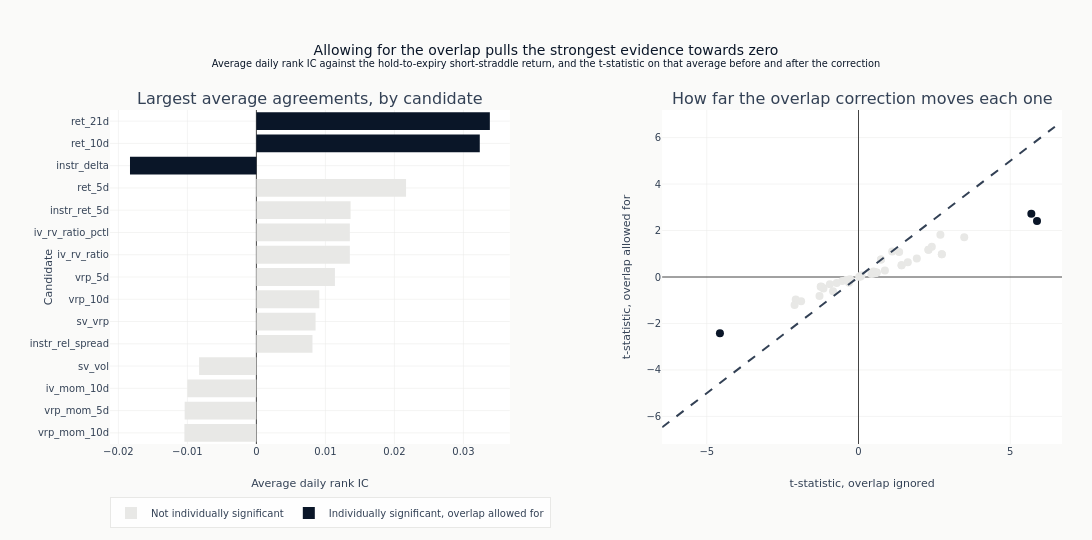

Source (notebook cell):
### Code cell
max_t = (
    max(
        float(eval_summary["naive_t"].abs().max() or 1.0),
        float(eval_summary["hac_t"].abs().max() or 1.0),
    )
    * 1.1
)
fig.add_trace(
    go.Scatter(
        x=[-max_t, max_t],
        y=[-max_t, max_t],
        mode="lines",
        line=dict(dash="dash", color=COLORS["neutral"]),
        showlegend=False,
    ),
    row=1,
    col=2,
)

fig.update_layout(
    template="ml4t",
    height=540,
    width=1100,
    title={
        "text": (
            "Allowing for the overlap pulls the strongest evidence towards zero"
            "<br><sup>Average daily rank IC against the hold-to-expiry short-straddle return, "
            "and the t-statistic on that average before and after the correction</sup>"
        )
    },
    margin=dict(l=110, r=30, t=110, b=60),
    legend=dict(orientation="h", y=-0.16, x=0),
)
fig.update_xaxes(title_text="Average daily rank IC", zeroline=True, row=1, col=1)
fig.update_xaxes(title_text="t-statistic, overlap ignored", row=1, col=2)
fig.update_yaxes(title_text="Candidate", row=1, col=1)
fig.update_yaxes(title_text="t-statistic, overlap allowed for", row=1, col=2)
show_plotly_with_alt(
    fig,
    "Two panels. On the left, a horizontal bar chart of the average daily rank IC by "
    "candidate, ordered by size, with only ret_21d, ret_10d and instr_delta shaded as "
    "individually significant once the overlap is allowed for and the other twelve left pale. "
    "On the right, a scatter of the t-statistic with the overlap ignored against the "
    "t-statistic with it allowed for, one point per candidate, with a dashed diagonal marking "
    "where the two would agree. Every point sits inside the diagonal, so each t-statistic "
    "shrinks towards zero; the three largest move the most, ret_21d from 6.0 to 2.4 and ret_10d "
    "from 5.7 to 2.7 on the positive side, instr_delta from -4.6 to -2.4 on the negative.",
)

### Figure 1 — Plotly figure (JSON) as saved in the notebook; plotly's stock layout.template omitted (floating-point values rounded to 4 significant figures)
{"data": [{"marker": {"color": "#e8e8e6"}, "name": "Not individually significant", "orientation": "h", "type": "bar", "x": [-0.01043, -0.01039, -0.01001, -0.008304, 0.008125, 0.008578, 0.009119, 0.01138, 0.01354, 0.01354, 0.01365, 0.02169], "xaxis": "x", "y": ["vrp_mom_10d", "vrp_mom_5d", "iv_mom_10d", "sv_vol", "instr_rel_spread", "sv_vrp", "vrp_10d", "vrp_5d", "iv_rv_ratio", "iv_rv_ratio_pctl", "instr_ret_5d", "ret_5d"], "yaxis": "y"}, {"marker": {"color": "#0a1628"}, "name": "Individually significant, overlap allowed for", "orientation": "h", "type": "bar", "x": [-0.01832, 0.03237, 0.03383], "xaxis": "x", "y": ["instr_delta", "ret_10d", "ret_21d"], "yaxis": "y"}, {"marker": {"color": "#e8e8e6", "size": 8}, "mode": "markers", "showlegend": false, "text": ["ret_5d", "instr_ret_5d", "iv_rv_ratio", "iv_rv_ratio_pctl", "vrp_5d", "vrp_mom_10d", "vrp_mom_5d", "iv_mom_10d", "vrp_10d", "sv_vrp", "sv_vol", "instr_rel_spread", "spread_pctl", "ret_1d", "rv_21d", "instr_dte", "dte_normalized", "vrp_21d", "vrp_21d_pctl", "rv_5d", "iv_atm_z_63", "iv_mom_5d", "instr_pct_of_S", "rv_10d", "instr_ret_1d", "put_iv", "iv_atm", "iv_atm_pctl", "call_iv", "rv_63d", "garch_vrp", "instr_theta", "garch_cond_vol", "iv_skew_atm", "instr_vega", "instr_gamma", "iv_mom_21d", "theta_vega_ratio", "rv_42d", "vrp_42d", "abs_net_delta", "instr_cost_mom_5d", "vrp_63d", "volume_zscore", "vrp_zscore_252", "iv_atm_z_252"], "type": "scatter", "x": [3.484, 2.698, 2.745, 2.745, 2.416, -2.068, -2.107, -1.891, 1.921, 1.624, -1.246, 2.304, 2.304, 1.34, -1.238, 0.7412, 0.7412, 1.419, 1.419, -1.205, -1.154, -1.285, 0.8688, -0.9441, 1.11, 0.6046, 0.5538, 0.5538, 0.5203, -0.5344, -0.7182, 0.5119, 0.5865, -0.8386, -0.3998, 0.4268, 0.5229, -0.3466, -0.3833, 0.4593, 0.4949, -0.3127, -0.2763, 0.09808, 0.06965, 0.02171], "xaxis": "x2", "y": [1.712, 1.823, 0.982, 0.982, 1.298, -0.9717, -1.207, -1.045, 0.7933, 0.6301, -0.4185, 1.178, 1.178, 1.08, -0.4056, 0.7574, 0.7574, 0.5111, 0.5111, -0.4321, -0.493, -0.8218, 0.2754, -0.3172, 1.1, 0.1919, 0.1756, 0.1756, 0.1648, -0.1748, -0.2582, 0.1568, 0.1938, -0.6131, -0.1258, 0.1316, 0.2115, -0.114, -0.1286, 0.1651, 0.2346, -0.2436, -0.09977, 0.07642, 0.02665, 0.008865], "yaxis": "y2"}, {"marker": {"color": "#0a1628", "size": 8}, "mode": "markers", "showlegend": false, "text": ["ret_21d", "ret_10d", "instr_delta"], "type": "scatter", "x": [5.881, 5.695, -4.566], "xaxis": "x2", "y": [2.414, 2.725, -2.426], "yaxis": "y2"}, {"line": {"color": "#334155", "dash": "dash"}, "mode": "lines", "showlegend": false, "type": "scatter", "x": [-6.47, 6.47], "xaxis": "x2", "y": [-6.47, 6.47], "yaxis": "y2"}], "layout": {"annotations": [{"font": {"size": 16}, "showarrow": false, "text": "Largest average agreements, by candidate", "x": 0.21, "xanchor": "center", "xref": "paper", "y": 1.0, "yanchor": "bottom", "yref": "paper"}, {"font": {"size": 16}, "showarrow": false, "text": "How far the overlap correction moves each one", "x": 0.79, "xanchor": "center", "xref": "paper", "y": 1.0, "yanchor": "bottom", "yref": "paper"}], "height": 540, "legend": {"orientation": "h", "x": 0, "y": -0.16}, "margin": {"b": 60, "l": 110, "r": 30, "t": 110}, "title": {"text": "Allowing for the overlap pulls the strongest evidence towards zero<br><sup>Average daily rank IC against the hold-to-expiry short-straddle return, and the t-statistic on that average before and after the correction</sup>"}, "width": 1100, "xaxis": {"anchor": "y", "domain": [0.0, 0.42], "title": {"text": "Average daily rank IC"}, "zeroline": true}, "xaxis2": {"anchor": "y2", "domain": [0.58, 1.0], "title": {"text": "t-statistic, overlap ignored"}}, "yaxis": {"anchor": "x", "domain": [0.0, 1.0], "title": {"text": "Candidate"}}, "yaxis2": {"anchor": "x2", "domain": [0.0, 1.0], "title": {"text": "t-statistic, overlap allowed for"}}}}
